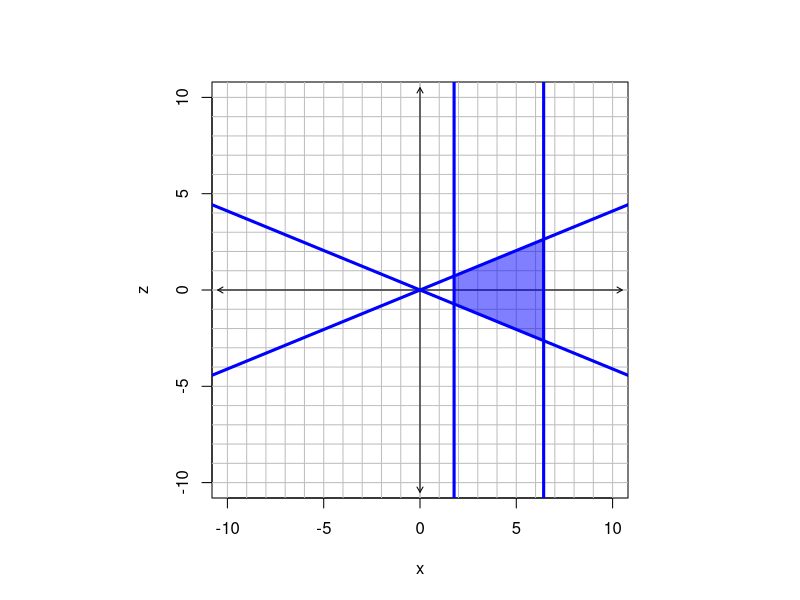
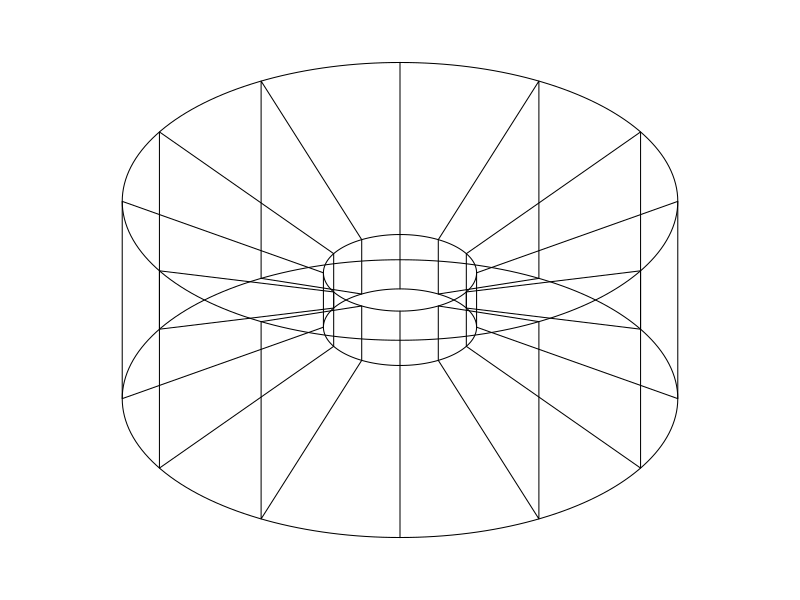
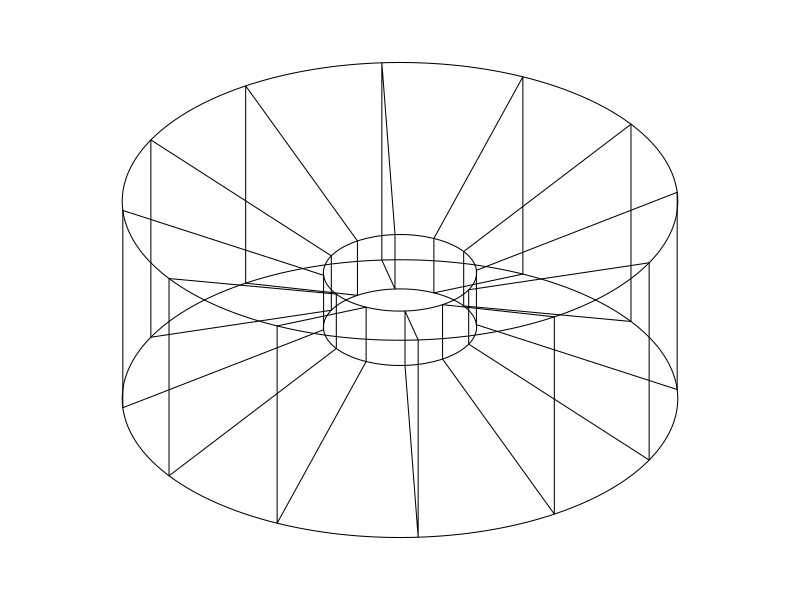
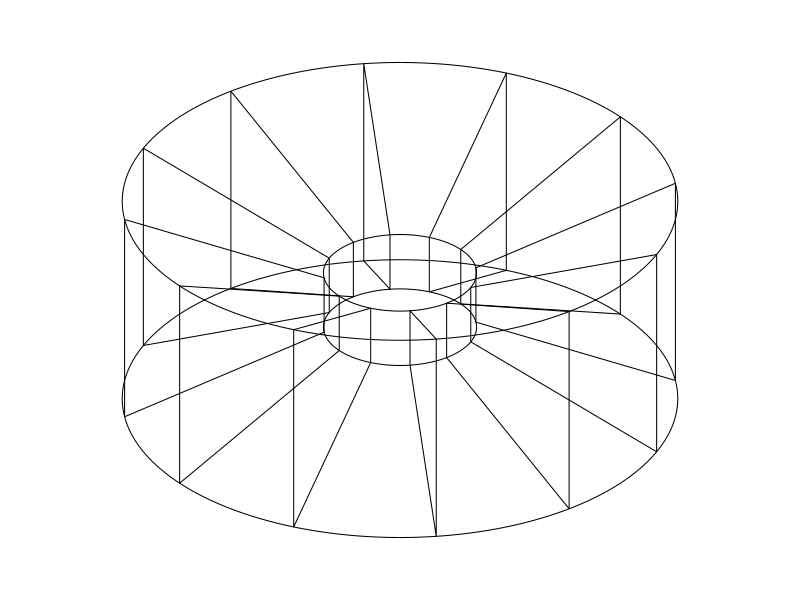
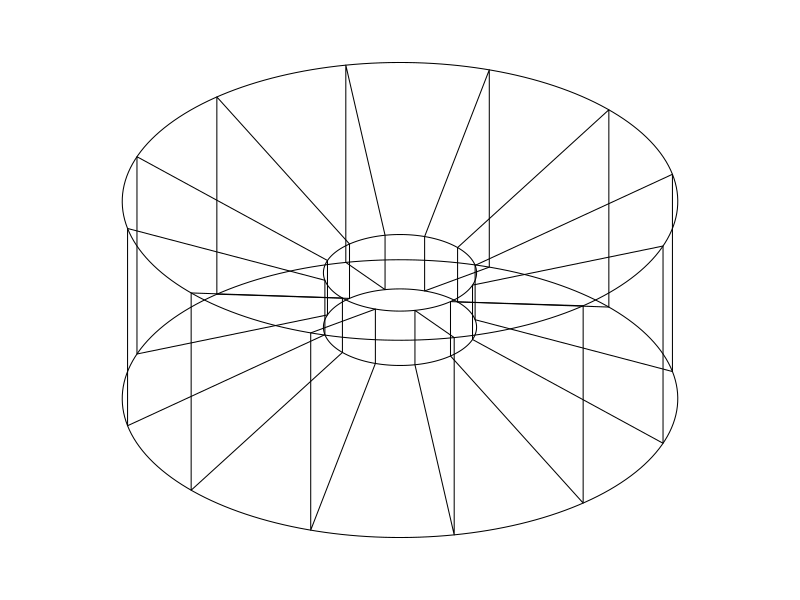
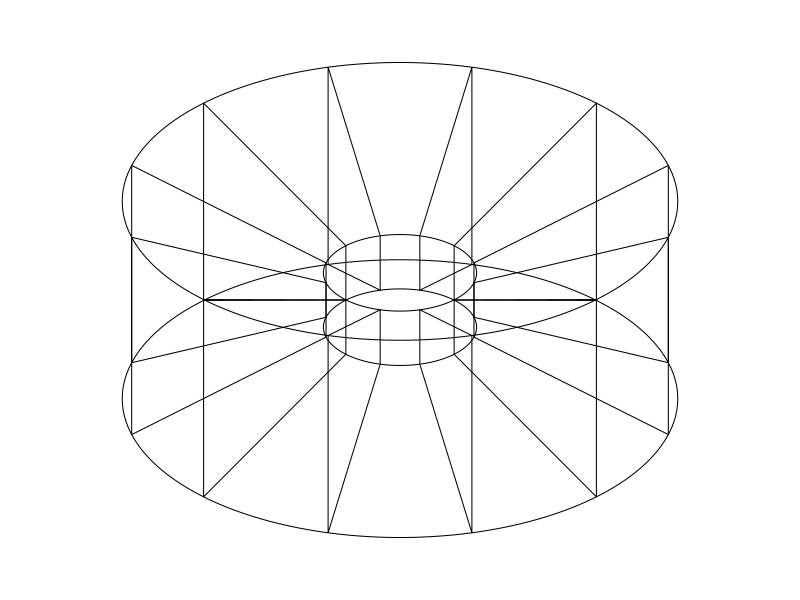
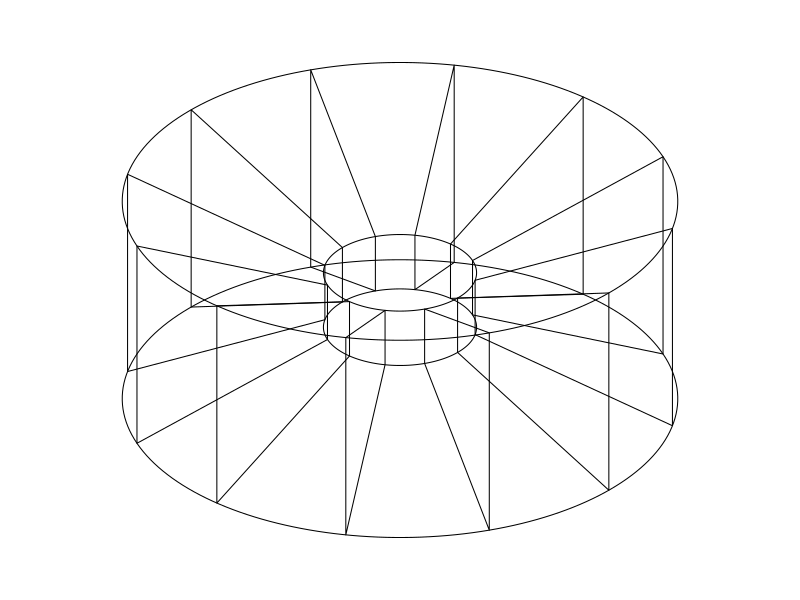
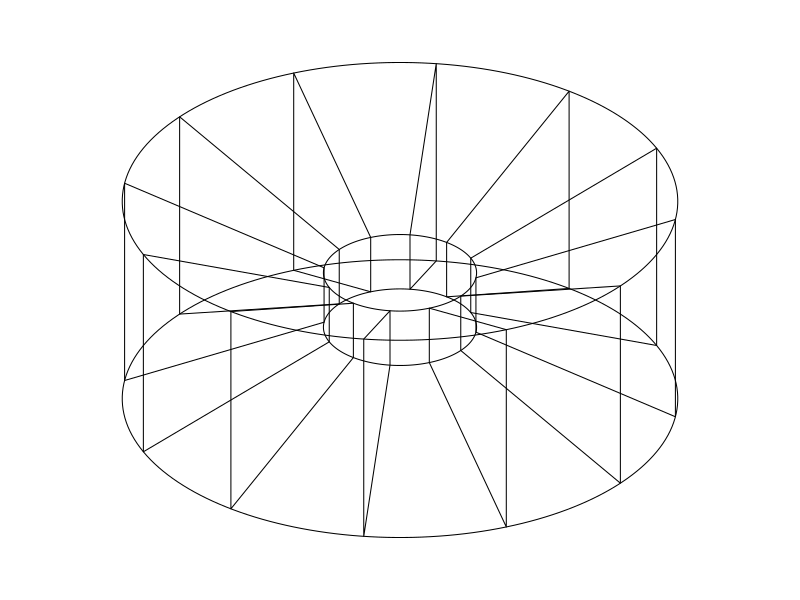

These figures' R source, in order:
## ---- chunk 1
options(scipen=999)
fixer = function(exp){
  exp = gsub("+{-","-{",exp,fixed=T)
  exp = gsub("{1}x^{0}","1",exp,fixed=T)
  exp = gsub("{1}","{}",exp,fixed=T)
  exp = gsub("x^{0}","{}",exp,fixed=T)
  return(exp)
}

while(T){
  m = round(runif(1,0.2,1),2)
  ab = sort(round(runif(2,1,10),2))
  a = ab[1]
  b = ab[2]
  V = 4*pi*m/3*(b^3-a^3)
  if(b-a>3 && V>3 && V<9999 && m!=0.5 && m!=1){break}
}


## ---- chunk 2
par(pty="s")
plot(0,0,type="n",xlim=c(-10,10),ylim=c(-10,10),xlab="x",ylab="z")
for(i in 0:10){
  abline(h=i,col="grey")
  abline(h=-i,col="grey")
  abline(v=i,col="grey")
  abline(v=-i,col="grey")
}
arrows(-10.5,0,10.5,0,length=0.06,code=3)
arrows(0,-10.5,0,10.5,length=0.06,code=3)
polygon(c(a,b,b,a),
        c(m*a,m*b,-m*b,-m*a),
        col=rgb(0,0,1,0.5))
abline(0,m,col="blue",lwd=3)
abline(0,-m,col="blue",lwd=3)
abline(v=a,col="blue",lwd=3)
abline(v=b,col="blue",lwd=3)

## ---- chunk 3
X = list()
nth = 12 #number of angles for wireframe
nfr = 8 #number of frames in gif
thp = pi/6 #perspective rotation around x axis
ths = (1:nth)*2*pi/nth
for(i in 1:nth){
  xs = c(a*cos(ths[i]),b*cos(ths[i]),b*cos(ths[i]),a*cos(ths[i]))
  ys = c(a*sin(ths[i]),b*sin(ths[i]),b*sin(ths[i]),a*sin(ths[i]))
  zs = c(m*a,m*b,-m*b,-m*a)
  cl = length(X)
  X[[cl+1]] = matrix(c(xs,ys,zs),nrow=3,byrow=T)
}
ths = seq(pi/100,2*pi,pi/100)
for(r in c(a,b)){
  for(mm in c(m,-m)){
    xs = r*cos(ths)
    ys = r*sin(ths)
    zs = rep(mm*r,length(xs))
    cl = length(X)
    X[[cl+1]] = matrix(c(xs,ys,zs),nrow=3,byrow=T)
  }
}
ths = (1:nfr)*2*pi/nth/nfr
dth = 2*pi/nth/nfr
Rf = matrix(c(cos(dth),-sin(dth),0,
              sin(dth),cos(dth),0,
              0,0,1),nrow=3,byrow=T)
Rp = matrix(c(1,0,0,
              0,cos(thp),-sin(thp),
              0,sin(thp),cos(thp)),nrow=3,byrow=T)
P = matrix(c(1,0,0,
             0,0,1),nrow=2,byrow=T)
maxy = m*b+sin(thp)*m*b
maxy = max(c(b,maxy))
XX = X
for(i in 1:nfr){
  par(mar=c(0,0,0,0),pty="s")
  plot(0,0,type="n",xlim=c(-maxy,maxy),ylim=c(-maxy,maxy),ann=F,axes=F)
  for(j in 1:length(X)){
    XP = P%*%(Rp%*%XX[[j]])
    polygon(XP[1,],XP[2,],col=NA,border="black")
    XX[[j]] = Rf%*%XX[[j]]
  }
}
## ---- chunk 4
draw_shell_back = function(z,r1,r2,h,perspective_ratio=0.5,col="red",nn=100){
  t = seq(0,pi,length.out=nn)
  pr = perspective_ratio
  for(i in 1:(nn-1)){
    polygon(c(r1*cos(t[i]),r1*cos(t[i+1]),r1*cos(t[i+1]),r1*cos(t[i])),
            c(z+pr*r1*sin(t[i]),z+pr*r1*sin(t[i+1]),z+h+pr*r1*sin(t[i+1]),z+h+pr*r1*sin(t[i])),
            col=col,border=col)
    polygon(c(r1*cos(t[i]),r1*cos(t[i+1]),r2*cos(t[i+1]),r2*cos(t[i])),
            c(z+h+pr*r1*sin(t[i]),z+h+pr*r1*sin(t[i+1]),z+h+pr*r2*sin(t[i+1]),z+h+pr*r2*sin(t[i])),
            col=col,border=col)
  }
  lines(r1*cos(t),z+pr*r1*sin(t))
  lines(r1*cos(t),z+h+pr*r1*sin(t))
  lines(r2*cos(t),z+h+pr*r2*sin(t))
}
draw_shell_front = function(z,r1,r2,h,perspective_ratio=0.5,col="red",nn=100){
  t = seq(pi,2*pi,length.out=nn)
  pr = perspective_ratio
  for(i in 1:(nn-1)){
    polygon(c(r2*cos(t[i]),r2*cos(t[i+1]),r2*cos(t[i+1]),r2*cos(t[i])),
            c(z+pr*r2*sin(t[i]),z+pr*r2*sin(t[i+1]),z+h+pr*r2*sin(t[i+1]),z+h+pr*r2*sin(t[i])),
            col=col,border=col)
    polygon(c(r1*cos(t[i]),r1*cos(t[i+1]),r2*cos(t[i+1]),r2*cos(t[i])),
            c(z+h+pr*r1*sin(t[i]),z+h+pr*r1*sin(t[i+1]),z+h+pr*r2*sin(t[i+1]),z+h+pr*r2*sin(t[i])),
            col=col,border=col)
  }
  lines(r2*cos(t),z+pr*r2*sin(t))
  lines(r1*cos(t),z+h+pr*r1*sin(t))
  lines(r2*cos(t),z+h+pr*r2*sin(t))
  lines(c(-r2,-r2),c(z,z+h))
  lines(c(r2,r2),c(z,z+h))
}

nn = 12
zs = seq(m*a,m*b,length.out=nn)
r1 = seq(a,b-(b-a)/nn,length.out=nn)
r2 = seq(a+(b-a)/nn,b,length.out=nn)
hs = zs*2
f = 0.5

for(kk in 1:nn){
  par(pty="s",mar=c(0,0,0,0))
  plot(0,0,type="n",xlim=c(-maxy,maxy),ylim=c(-maxy,maxy),ann=F,axes=F)
  for(i in rev(1:kk)){
    draw_shell_back(-zs[i],r1[i],r2[i],hs[i],f,col=hsv(i/length(zs),0.7,0.4+0.2*i%%3))
  }
  for(i in 1:kk){
    draw_shell_front(-zs[i],r1[i],r2[i],hs[i],f,col=hsv(i/length(zs),0.7,0.4+0.2*i%%3))
  }
}
## ---- chunk 5
plot(0,0,type="n",xlim=c(-1,1),ylim=c(-1,1),ann=F,axes=F)
draw_shell_back(-0.5,0.5,0.6,1,f,col="white")
draw_shell_front(-0.5,0.5,0.6,1,f,col="white")

lines(c(-0.5,-0.5),c(0.5,-0.5),lty=3)
lines(c(0.5,0.5),c(0.5,-0.5),lty=3)
th = seq(0,2*pi,length.out=360)
lines(0.5*cos(th),0.5*0.5*sin(th)-0.5,lty=3)

lines(c(0,0.5),c(0.5,0.5),lwd=3,col="blue")
text(0.25,0.6,"r",col="blue",cex=1.3)

lines(c(-0.7,-0.7),c(-0.5,0.5),col="red",lwd=2)
text(-0.75,0,"h",col="red",cex=1.3)

lines(c(0.5,0.5,0.6,0.6),c(0.5,0.7,0.7,0.5),col="purple",lwd=2,lty=3)
lines(c(0.5,0.5,0.6,0.6),c(0.65,0.7,0.7,0.65),col="purple",lwd=2)
text(0.55,0.75,"dr",col="purple")
